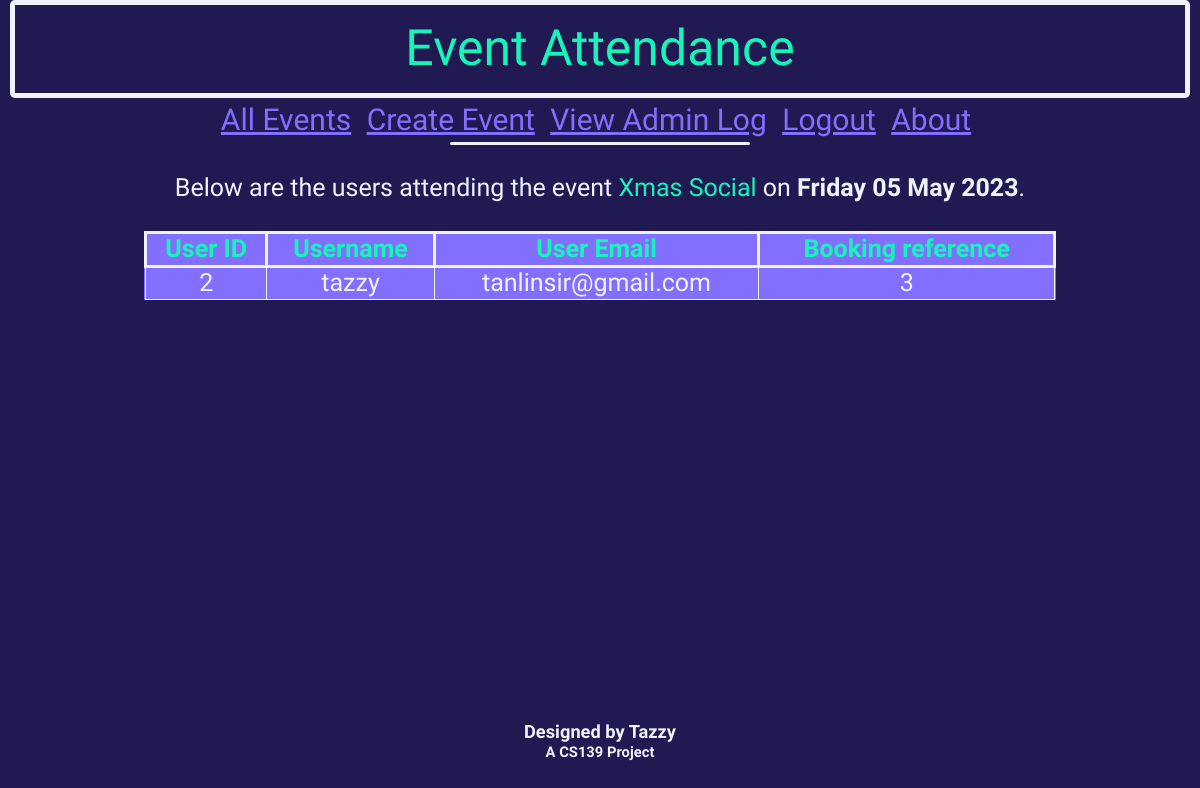
Page /viewEventAttendees?eventid=3 (signed in) on the earlier database version.
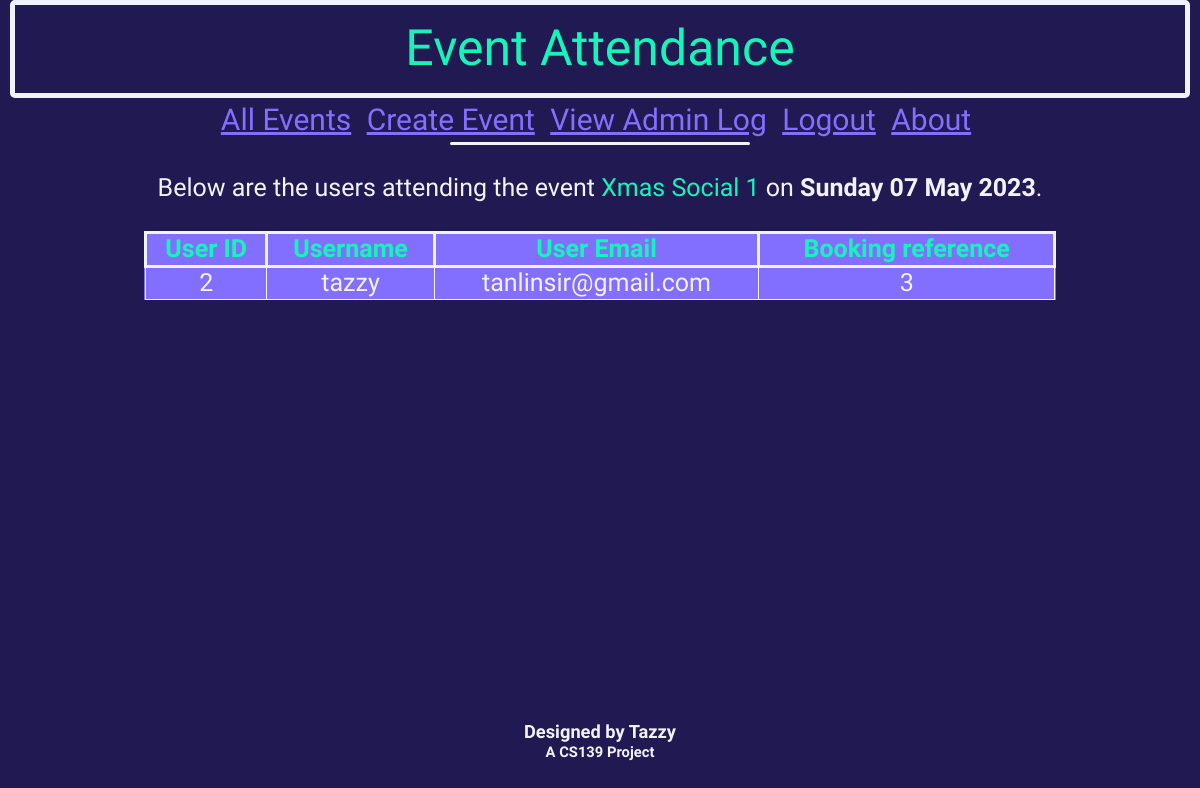
Same page on the later database version.
### db_definition.py (models this page shows, shortened)
class Event(db.Model):
    __tablename__ = "events"
    event_id = db.Column(db.Integer, primary_key = True)
    name = db.Column(db.String(20))
    dateTime = db.Column(db.DateTime)
    duration = db.Column(db.Integer) # Minutes
    capacity = db.Column(db.Integer)
    ticketsSold = db.Column(db.Integer)
    location = db.Column(db.String(50))

### eventbyte.py (the view)
@app.route('/viewEventAttendees')
def viewEventAttendees():
    if not current_user.is_authenticated or current_user.userClass != "super":
        flash("Only accessible to admins.")
        return redirect('/')
    eventID = request.args.get("eventid") or None
    if not eventID:
        return redirect('/')
    attendees = db.session.query(User, Ticket.booking_ref).join(Ticket, User.user_id == Ticket.user_id).where(Ticket.event_id == eventID).where(Ticket.status != "Cancelled")
    return render_template("attendeeList.html", attendees=attendees, event=Event.query.filter_by(event_id=eventID).first())

### eventbyte.py (called while the page is built)
@loginManager.user_loader
def loadUser(user_id):
    return User.query.get(int(user_id))

### templates/attendeeList.html
{% extends 'base.html' %}
{% block heading %}
    <div class="title subtitle">
        Event Attendance
    </div>
{% endblock %}
{% block content %}
    <div class="loginFlashes">
        <br>
        Below are the users attending the event <span class="titleRef" style="font-size: 25px;">{{event.name}}</span> on <strong>{{ event.dateTime.strftime('%A') }} {{ event.dateTime.strftime('%d') }} {{ event.dateTime.strftime('%b') }} {{ event.dateTime.strftime('%Y') }}</strong>.
        <br><br>
    </div>
    {% if not attendees.first() %}
        <div class="loginFlashes">
            <br>
            There are no users attending this event yet.
        </div>
    {% else %}
        <div id="attendeeTableContainer">
            <table id="attendeeTable">
                <tr>
                    <th>User ID</th>
                    <th>Username</th>
                    <th>User Email</th>
                    <th>Booking reference</th>
                </tr>
                {% for row in attendees %}
                    <tr>
                        <td>{{ row.User.user_id }}</td>
                        <td>{{ row.User.username }}</td>
                        <td>{{ row.User.email }}</td>
                        <td>{{ row.booking_ref }}</td>
                    </tr>
                {% endfor %}
            </table>
        </div>
    {% endif %}
{% endblock %}

Differences in the rows shown:
changed Event "May": name "Xmas Social" → "Xmas Social 1"; dateTime "Friday" → "Sunday"; dateTime "05" → "07"
